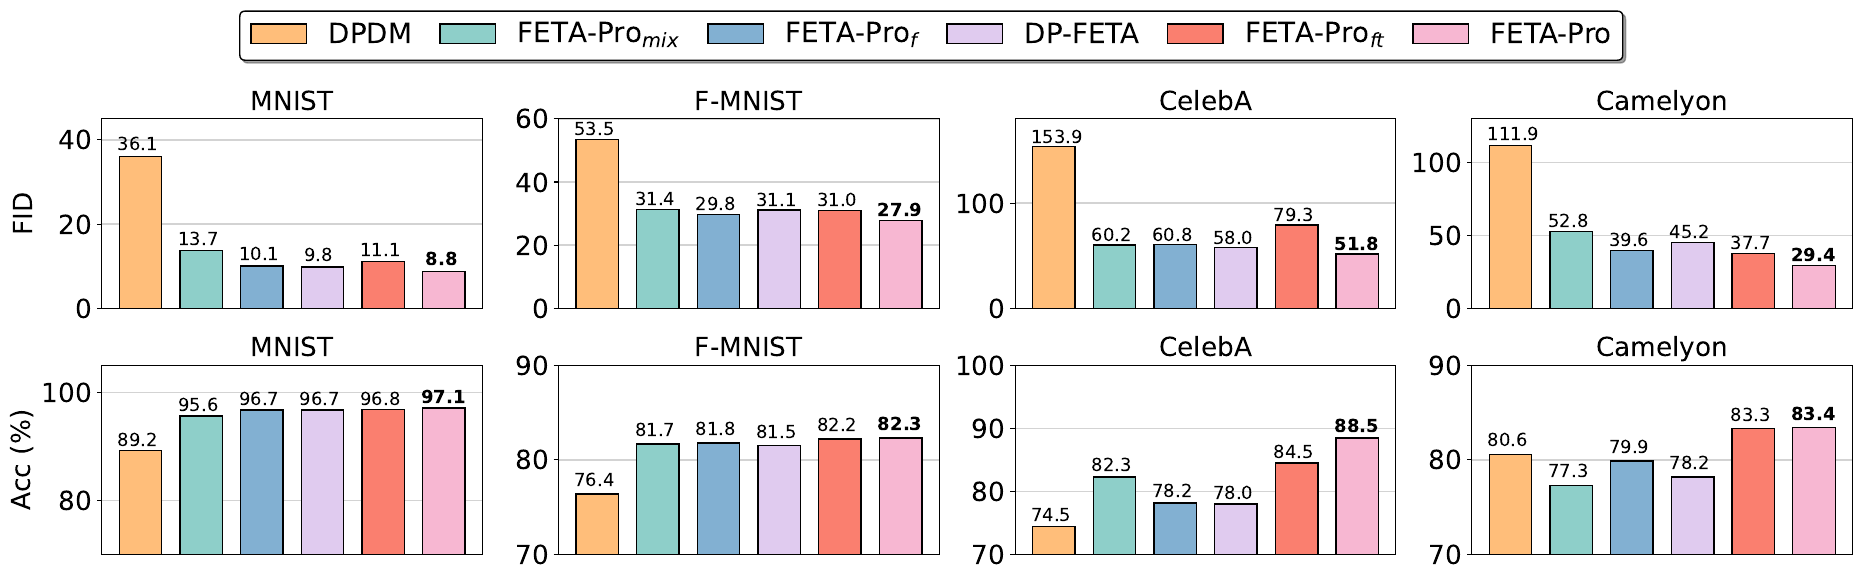

This chart was generated by the following Python code:
import matplotlib
import matplotlib.pyplot as plt
import numpy as np
import matplotlib.font_manager as fm
import mpl_toolkits.axisartist as axisartist

fontsize=19
matplotlib.rcParams.update({'font.size': fontsize, 'font.weight': 'normal'})
#matplotlib.rcParams.update({'font.size': 18, 'font.family': 'Times New Roman'})

colors = ['#FFBE7A', '#8ECFC9', '#82B0D2', '#E0CBEF', '#FA7F6F', '#F7B7D2']
def create_multi_bars(ax, labels, datas, method, tick_step=1, group_gap=0.2, bar_gap=0, metric='fid'):

    ax.grid(color='lightgrey', linewidth=1, zorder=0)
    bwith = 0.7
    #ax = plt.gca()#获取边框
    
    # ax.axis["bottom"].set_axisline_style("->", size = 1)
    # ax.axis["left"].set_axisline_style("->", size = 1)
    # ax.axis['right'].set_visible(False)
    # ax.axis['top'].set_visible(False)

    # ax.spines['right'].set_visible(False)
    # ax.spines['top'].set_visible(False)


    ticks = np.arange(len(labels)) * tick_step
    group_num = len(datas)
    group_width = tick_step - group_gap
    bar_span = group_width / group_num
    bar_width = bar_span - bar_gap
    baseline_x = ticks - (group_width - bar_span) / 2

    if metric == 'fid':
        best_idx = np.argmax(-datas[:, 0])
    else:
        best_idx = np.argmax(datas[:, 0])
    for index, y in enumerate(datas):
        # error_params=dict(elinewidth=1.5,ecolor=edge_colors[method[index]],capsize=5)
        # error_params=dict(elinewidth=1,ecolor='black',capsize=5)
        # ax.bar(baseline_x + index*bar_span, y, bar_width, label=method[index], color=colors[method[index]], 
        #         zorder=100, edgecolor=edge_colors[method[index]],
        #         yerr=error[index], error_kw=error_params, hatch=hatches[index])
        # ax.bar(baseline_x + index*bar_span, y, bar_width, label=method[index], color=colors[method[index]], 
        #         zorder=100, edgecolor='black', hatch=hatches[method[index]])
        ax.bar(baseline_x + index*bar_span, y, bar_width*0.7, label=method[index], color=colors[index], 
                zorder=200, edgecolor='black')
        # if index != 0:
        #     if metric == 'fid':
        #         improve = (datas[index, 0] - datas[0, 0]) / datas[0, 0] * 100
        #         improve = str(int(improve)) + '%'
        #         x_shift = 0.06
        #     else:
        #         improve = (datas[index, 0] - datas[0, 0])
        #         improve = str(round(improve, 1)) + '%'
        #         x_shift = 0.07
        #     if improve[0] != '-':
        #         improve = '+' + improve
        #     if index == best_idx:
        #         ax.text(baseline_x + index*bar_span - x_shift, y+1.0, str(improve), fontsize=13, fontweight='bold')
        #     else:
        #         ax.text(baseline_x + index*bar_span - x_shift, y+1.0, str(improve), fontsize=13)
        if metric == 'fid':
            improve = datas[index, 0]
            if improve < 10:
                x_shift = 0.04
            else:
                x_shift = 0.05
        else:
            improve = datas[index, 0]
            # improve = (datas[index, 0] - datas[0, 0])
            # improve = str(round(improve, 1)) + '%'
            x_shift = 0.05
        if metric == 'fid':
            y_shift = 1.3
            if datas[0, 0] > 100:
                y_shift = 3
        else:
            y_shift = 0.8
        # if improve[0] != '-':
        #     improve = '+' + improve
        if index == best_idx:
            ax.text(baseline_x + index*bar_span - x_shift, y+y_shift, str(improve), fontsize=13, fontweight='bold')
        else:
            ax.text(baseline_x + index*bar_span - x_shift, y+y_shift, str(improve), fontsize=13)

    ax.set_xticks([])
    ax.set_title(labels[0], fontsize=fontsize)
    ax.spines['bottom'].set_linewidth(bwith)
    ax.spines['left'].set_linewidth(bwith)
    ax.spines['top'].set_linewidth(bwith)
    ax.spines['right'].set_linewidth(bwith)
    for spine in ax.spines.values():
        spine.set_zorder(300)

# plt.tight_layout()
# plt.subplots_adjust(left=None, bottom=None, right=None, top=0.75, wspace=0.2, hspace=0.3)

methods = ['DPDM', 'FETA-Pro$_{mix}$', 'FETA-Pro$_{f}$', 'DP-FETA', 'FETA-Pro$_{ft}$', 'FETA-Pro']
colors = ['#FFBE7A', '#8ECFC9', '#82B0D2', '#E0CBEF', '#FA7F6F', '#F7B7D2']
xlabels = ['MNIST', 'F-MNIST', 'CelebA', 'Camelyon']

accs_mnist = [89.2, 95.6, 96.7, 96.7, 96.8, 97.1]
fids_mnist = [36.1, 13.7, 10.1, 9.8, 11.1, 8.8]
accs_fmnist = [76.4, 81.7, 81.8, 81.5, 82.2, 82.3]
fids_fmnist = [53.5, 31.4, 29.8, 31.1, 31.0, 27.9]
accs_celeba = [74.5, 82.3, 78.2, 78.0, 84.5, 88.5]
fids_celeba = [153.9, 60.2, 60.8, 58.0, 79.3, 51.8]
accs_camelyon = [80.6, 77.3, 79.9, 78.2, 83.3, 83.4]
fids_camelyon = [111.9, 52.8, 39.6, 45.2, 37.7, 29.4]

    
fig = plt.figure(figsize=(19, 6), dpi=200)
axes = fig.subplots(2, 4)
data = np.array([fids_mnist, fids_fmnist, fids_celeba, fids_camelyon]).T
create_multi_bars(axes[0, 0], xlabels, data, methods)
lines, labels = axes[0, 0].get_legend_handles_labels()
axes[0, 0].cla()

data = np.array([fids_mnist, fids_fmnist, fids_celeba, fids_camelyon][:1]).T
create_multi_bars(axes[0, 0], xlabels[:1], data, methods)
data = np.array([fids_mnist, fids_fmnist, fids_celeba, fids_camelyon][1:2]).T
create_multi_bars(axes[0, 1], xlabels[1:2], data, methods)
data = np.array([fids_mnist, fids_fmnist, fids_celeba, fids_camelyon][2:3]).T
create_multi_bars(axes[0, 2], xlabels[2:3], data, methods)
data = np.array([fids_mnist, fids_fmnist, fids_celeba, fids_camelyon][3:]).T
create_multi_bars(axes[0, 3], xlabels[3:], data, methods)
data = np.array([accs_mnist, accs_fmnist, accs_celeba, accs_camelyon][:1]).T
create_multi_bars(axes[1, 0], xlabels[:1], data, methods, metric='acc')
data = np.array([accs_mnist, accs_fmnist, accs_celeba, accs_camelyon][1:2]).T
create_multi_bars(axes[1, 1], xlabels[1:2], data, methods, metric='acc')
data = np.array([accs_mnist, accs_fmnist, accs_celeba, accs_camelyon][2:3]).T
create_multi_bars(axes[1, 2], xlabels[2:3], data, methods, metric='acc')
data = np.array([accs_mnist, accs_fmnist, accs_celeba, accs_camelyon][3:]).T
create_multi_bars(axes[1, 3], xlabels[3:], data, methods, metric='acc')

axes[0, 0].set_ylabel('FID', fontsize=fontsize, weight='normal', labelpad=15)
axes[1, 0].set_ylabel('Acc (%)', fontsize=fontsize, weight='normal', labelpad=4.5)

axes[0, 0].set_ylim([0, 45])
axes[0, 1].set_ylim([0, 60])
# axes[0, 2].set_ylim([20, 80])
# axes[0, 3].set_ylim([20, 80])
axes[0, 2].set_ylim([0, 180]) 
axes[0, 3].set_ylim([0, 130])
axes[1, 0].set_ylim([70, 105])
# axes[1, 0].plot([baseline_x + index*bar_span, baseline_x + index*bar_span], [70,])
axes[1, 1].set_ylim([70, 90])
axes[1, 2].set_ylim([70, 100])
axes[1, 3].set_ylim([70, 90])

# leg = fig.legend(lines, labels, loc='upper center', ncol=8, facecolor='white', edgecolor='black', shadow=True, columnspacing=3, borderaxespad=0.1)
# for legobj in leg.legendHandles:
#     legobj.set_linewidth(3.0)
leg = fig.legend(lines, labels, loc='upper center', ncol=6, facecolor='white', edgecolor='black', shadow=True, columnspacing=1, borderaxespad=0.4, fontsize=20)
for legobj in leg.legend_handles:
    legobj.set_linewidth(1.0)

plt.tight_layout()
plt.subplots_adjust(left=None, bottom=None, right=None, top=0.8, wspace=0.2, hspace=0.3)
fig.savefig("test.png", bbox_inches='tight')
fig.savefig("ablation.pdf", bbox_inches='tight')
print(matplotlib.get_cachedir())